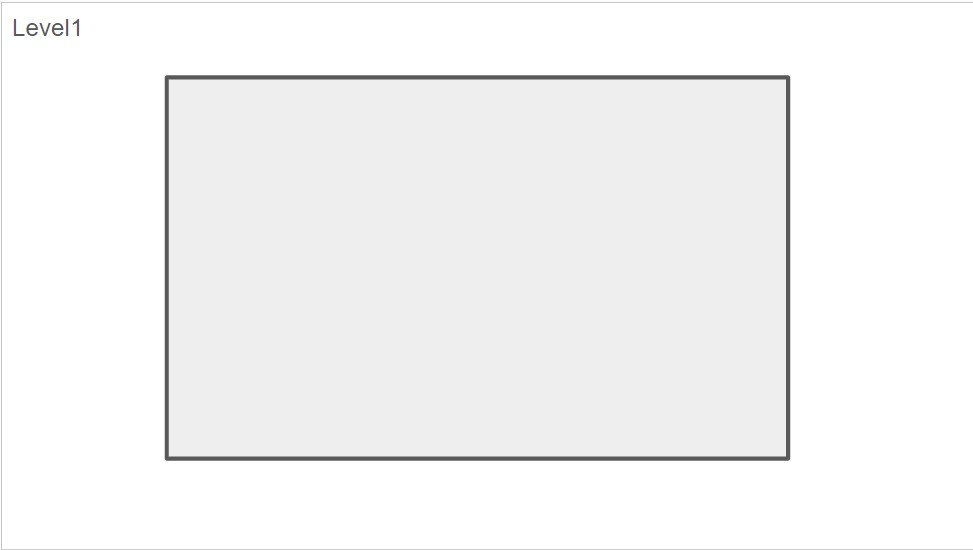
#> input picture src/advance_confirmation/level1/img/off.jpg, 973 x 550 px
$ python run.py
#> lines starting #> are read from the running program, lines starting #| are printed output that depends on the picture; after the words box and inside, x2 and y2 are one past the last pixel; in counts of white or black regions, pixels touching at a corner belong together
# %%
import cv2
import numpy as np
import matplotlib.pyplot as plt

"""
このスクリプトは、画像中の黒い四角の中に赤いドットがあるかどうかを判定するためのものです。
画像を読み込み、グレースケール変換、エッジ検出、輪郭抽出を行い、最大の四角形を特定します。
次に、その四角形の中に赤いドットが含まれているかどうかをHSV色空間で検出します。
"""

def detect_red_dot(image_path):
    """
    黒い四角の中に赤いドットがあるか判定します
    """
#> called with image_path = './img/off.jpg'
    # 画像の読み込み
    image = cv2.imread(image_path)
#> image is the input picture: shape (550, 973, 3); mean B, G, R 244.6, 244.6, 244.6
    if image is None:
        raise ValueError(f"Image not found: {image_path}")

    # 画像の表示
    plt.imshow(cv2.cvtColor(image, cv2.COLOR_BGR2RGB))
    plt.title("Original Image")
    plt.show()

    # グレースケール変換
    gray = cv2.cvtColor(image, cv2.COLOR_BGR2GRAY)

    # グレースケール画像の表示
    plt.imshow(gray, cmap="gray")
    plt.title("Grayscale Image")
    plt.show()

    # エッジ検出
    edges = cv2.Canny(gray, 50, 150)
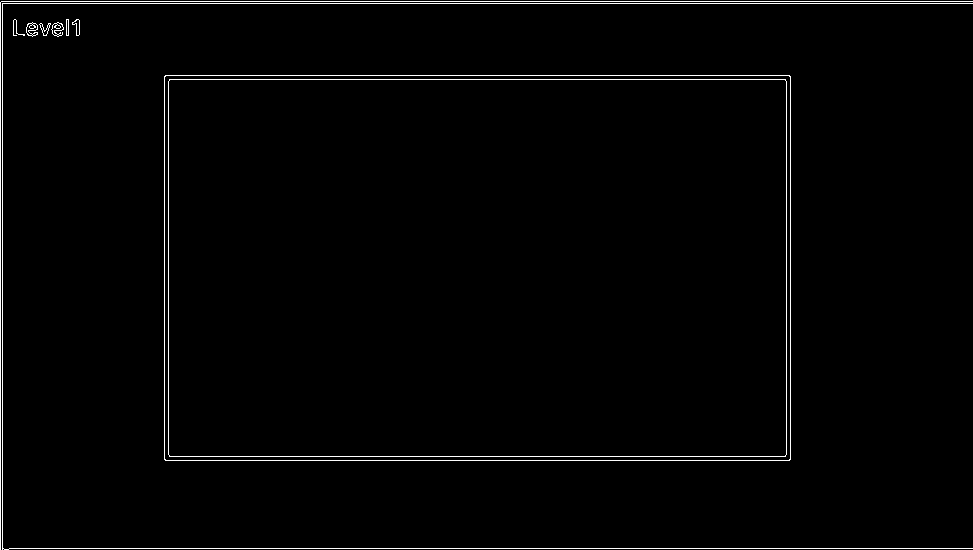
#> edges: shape (550, 973); 1.6% white in thin lines or dots

    # エッジ画像の表示
    plt.imshow(edges, cmap="gray")
    plt.title("Edge Detection")
    plt.show()

    # 輪郭の検出
    contours, _ = cv2.findContours(edges, cv2.RETR_TREE, cv2.CHAIN_APPROX_SIMPLE)
#> contours = 26 contours, 12 with area under 20; largest, box (x1, y1, x2, y2) and area: (164, 75, 791, 461) 241008, (164, 75, 791, 461) 241002, (168, 79, 787, 457) 232980, (168, 79, 787, 457) 232978, (26, 22, 38, 37) 100

    # 最大の輪郭を探す
    max_contour = max(contours, key=cv2.contourArea)
#> max_contour = [[165, 75], [164, 76], [164, 459], [165, 460], [789, 460], [790, 459], [790, 76], [789, 75]]
    x, y, w, h = cv2.boundingRect(max_contour)
#> x = 164; y = 75; w = 627; h = 386

    # 四角の範囲を定義
    rect_top_left = (x, y)
#> rect_top_left = (164, 75)
    rect_bottom_right = (x + w, y + h)
#> rect_bottom_right = (791, 461)

    # 四角を描画して表示
    image_with_rect = image.copy()
    cv2.rectangle(image_with_rect, rect_top_left, rect_bottom_right, (0, 255, 0), 2)
#> image_with_rect: shape (550, 973, 3); 1.14% of pixels changed, all inside (x1, y1, x2, y2) = (163, 74, 793, 463)
    plt.imshow(cv2.cvtColor(image_with_rect, cv2.COLOR_BGR2RGB))
    plt.title("Detected Rectangle")
    plt.show()

    # HSV色空間に変換
    hsv = cv2.cvtColor(image, cv2.COLOR_BGR2HSV)
#> hsv: shape (550, 973, 3); mean H, S, V 0.4, 0, 244.6

    # HSV画像の表示
    plt.imshow(cv2.cvtColor(hsv, cv2.COLOR_HSV2RGB))
    plt.title("HSV Image")
    plt.show()

    # 赤色の範囲を定義
    lower_red = np.array([0, 100, 100])
    upper_red = np.array([10, 255, 255])

    # 赤色のマスクを作成
    mask = cv2.inRange(hsv, lower_red, upper_red)
#> mask: shape (550, 973); every value is 0

    # マスク画像の表示
    plt.imshow(mask, cmap="gray")
    plt.title("Red Mask")
    plt.show()

    # 四角の範囲内に赤点があるかどうかを判定
    red_in_rect = False
    for y in range(rect_top_left[1], rect_bottom_right[1]):
        for x in range(rect_top_left[0], rect_bottom_right[0]):
            if mask[y, x] > 0:
                red_in_rect = True
                break
        if red_in_rect:
            break

    # 結果を表示
    if red_in_rect:
        print("true__枠内に赤点あり")
    else:
        print("false__枠内に赤点なし")

    # 四角を描画して表示
    cv2.rectangle(image, rect_top_left, rect_bottom_right, (0, 255, 0), 2)
    plt.imshow(cv2.cvtColor(image, cv2.COLOR_BGR2RGB))
    plt.title("Final Result")
    plt.show()


# 画像ファイルのパスを指定して関数を実行
detect_red_dot("./img/off.jpg")
detect_red_dot("./img/off_2.jpg")
#> call 2 of detect_red_dot, with image_path = './img/off_2.jpg'
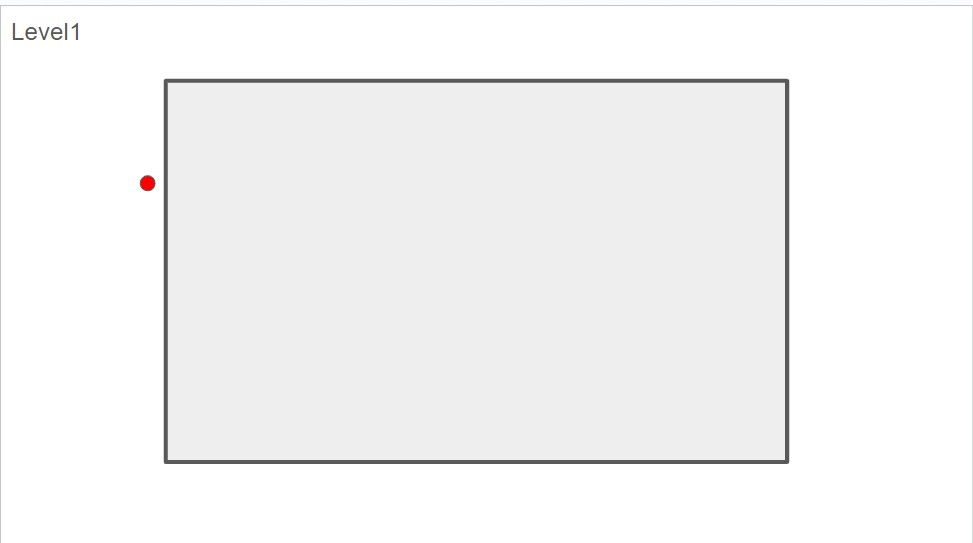
#> input picture src/advance_confirmation/level1/img/off_2.jpg, 973 x 543 px
#> in detect_red_dot, image is the input picture: shape (543, 973, 3); mean B, G, R 244.5, 244.5, 244.6
#> in detect_red_dot (call 2), `edges = cv2.Canny(gray, 50, 150)`: edges: shape (543, 973); 1.4% white in thin lines or dots
#> in detect_red_dot (call 2), `contours, _ = cv2.findContours(edges, cv2.RETR_TREE, cv2.CHAIN_APPROX_..`: contours = 31 contours, 15 with area under 20; largest, box (x1, y1, x2, y2) and area: (163, 78, 790, 465) 241000, (163, 78, 790, 465) 240998, (167, 82, 786, 461) 233225, (167, 82, 786, 461) 233224, (139, 175, 156, 192) 196
#> in detect_red_dot (call 2), `max_contour = max(contours, key=cv2.contourArea)`: max_contour = contour of 19 points, box (x1, y1, x2, y2) (163, 78, 790, 465), area 241000
#> in detect_red_dot (call 2), `x, y, w, h = cv2.boundingRect(max_contour)`: x = 163; y = 78; h = 387
#> in detect_red_dot (call 2), `rect_top_left = (x, y)`: rect_top_left = (163, 78)
#> in detect_red_dot (call 2), `rect_bottom_right = (x + w, y + h)`: rect_bottom_right = (790, 465)
#> in detect_red_dot (call 2), `cv2.rectangle(image_with_rect, rect_top_left, rect_bottom_right, (0, 2..`: image_with_rect: shape (543, 973, 3); 1.15% of pixels changed, all inside (x1, y1, x2, y2) = (162, 77, 792, 467)
#> in detect_red_dot (call 2), `hsv = cv2.cvtColor(image, cv2.COLOR_BGR2HSV)`: hsv: shape (543, 973, 3); mean H, S, V 2.3, 0.2, 244.6
#> in detect_red_dot (call 2), `mask = cv2.inRange(hsv, lower_red, upper_red)`: mask: shape (543, 973); 0.03% white; 1 white region, box (x1, y1, x2, y2) and area: (140, 176, 155, 191) 140
detect_red_dot("./img/on.jpg")
#> call 3 of detect_red_dot, with image_path = './img/on.jpg'
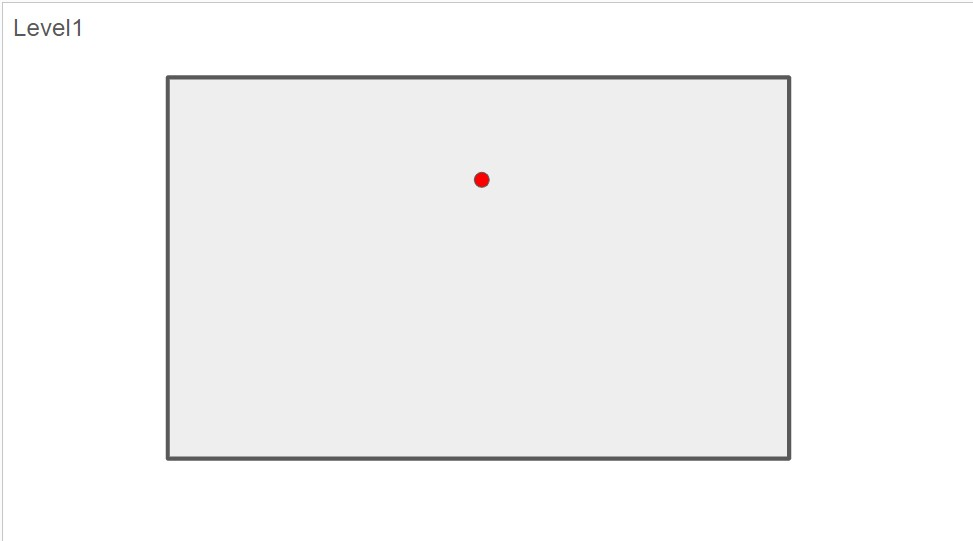
#> input picture src/advance_confirmation/level1/img/on.jpg, 973 x 541 px
#> in detect_red_dot, image is the input picture: shape (541, 973, 3); mean B, G, R 244.5, 244.5, 244.5
#> in detect_red_dot (call 3), `edges = cv2.Canny(gray, 50, 150)`:
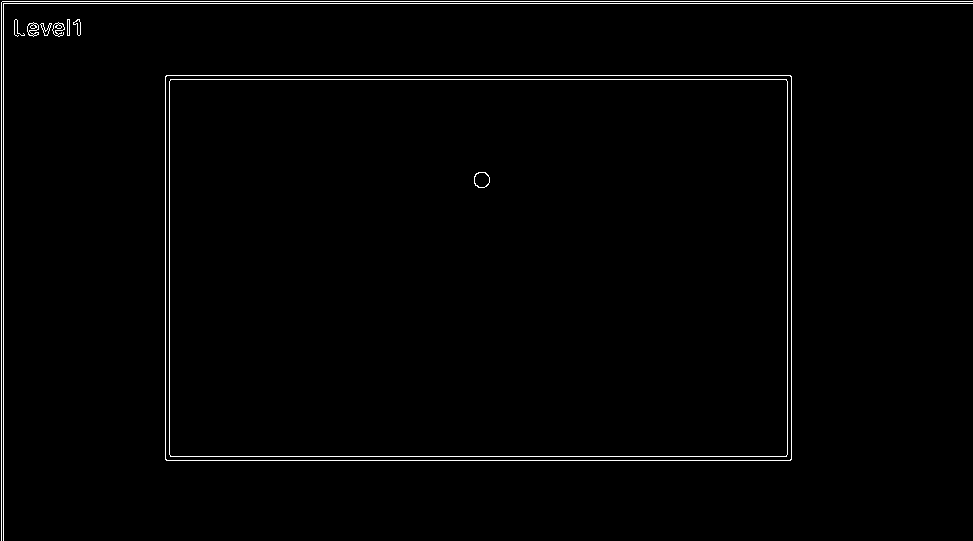
#> edges: shape (541, 973); 1.4% white in thin lines or dots
#> in detect_red_dot (call 3), `contours, _ = cv2.findContours(edges, cv2.RETR_TREE, cv2.CHAIN_APPROX_..`: contours = 29 contours, 13 with area under 20; largest, box (x1, y1, x2, y2) and area: (165, 75, 792, 461) 241008, (165, 75, 792, 461) 241002, (169, 79, 788, 457) 232980, (169, 79, 788, 457) 232978, (474, 172, 490, 188) 192
#> in detect_red_dot (call 3), `max_contour = max(contours, key=cv2.contourArea)`: max_contour = [[166, 75], [165, 76], [165, 459], [166, 460], [790, 460], [791, 459], [791, 76], [790, 75]]
#> in detect_red_dot (call 3), `x, y, w, h = cv2.boundingRect(max_contour)`: x = 165; y = 75; h = 386
#> in detect_red_dot (call 3), `rect_top_left = (x, y)`: rect_top_left = (165, 75)
#> in detect_red_dot (call 3), `rect_bottom_right = (x + w, y + h)`: rect_bottom_right = (792, 461)
#> in detect_red_dot (call 3), `cv2.rectangle(image_with_rect, rect_top_left, rect_bottom_right, (0, 2..`: image_with_rect: shape (541, 973, 3); 1.15% of pixels changed, all inside (x1, y1, x2, y2) = (164, 74, 794, 463)
#> in detect_red_dot (call 3), `hsv = cv2.cvtColor(image, cv2.COLOR_BGR2HSV)`: hsv: shape (541, 973, 3); mean H, S, V 0.6, 0.1, 244.5
#> in detect_red_dot (call 3), `mask = cv2.inRange(hsv, lower_red, upper_red)`: mask: shape (541, 973); 0.02% white; 2 white regions (1 under 20 px), largest, box (x1, y1, x2, y2) and area: (474, 172, 489, 188) 125
detect_red_dot("./img/on_2.jpg")
#> call 4 of detect_red_dot, with image_path = './img/on_2.jpg'
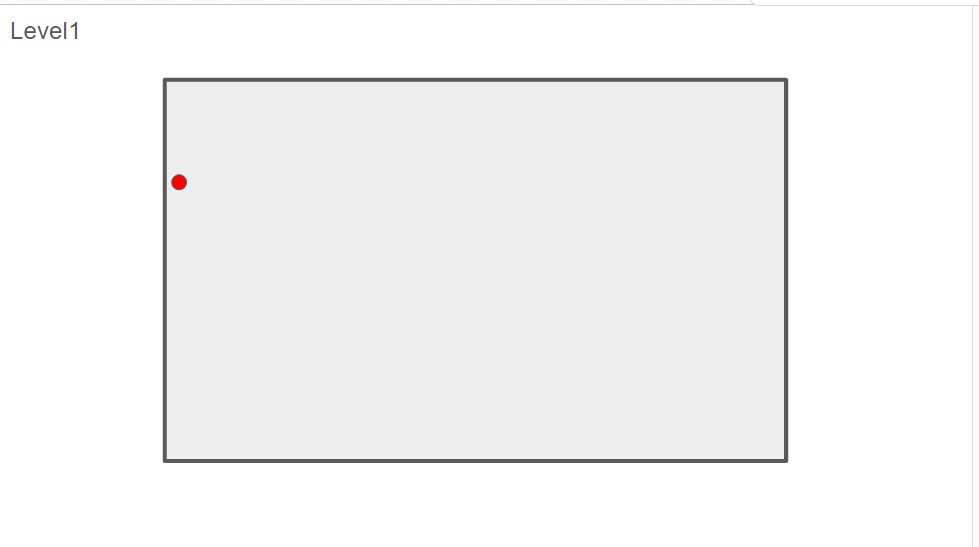
#> input picture src/advance_confirmation/level1/img/on_2.jpg, 979 x 547 px
#> in detect_red_dot, image is the input picture: shape (547, 979, 3); mean B, G, R 244.7, 244.7, 244.8
#> in detect_red_dot (call 4), `edges = cv2.Canny(gray, 50, 150)`:
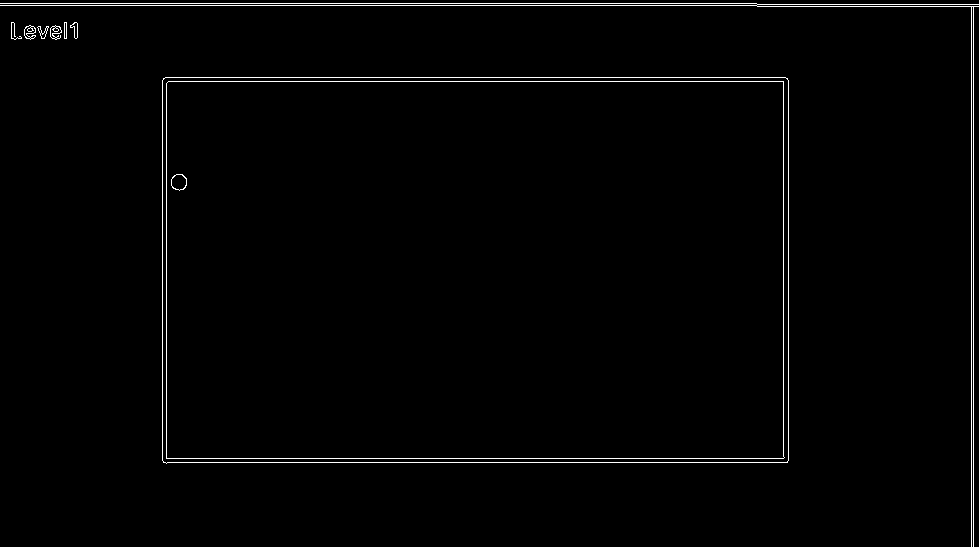
#> edges: shape (547, 979); 1.4% white in thin lines or dots
#> in detect_red_dot (call 4), `contours, _ = cv2.findContours(edges, cv2.RETR_TREE, cv2.CHAIN_APPROX_..`: contours = 27 contours, 11 with area under 20; largest, box (x1, y1, x2, y2) and area: (162, 77, 789, 464) 241000, (162, 77, 789, 464) 240998, (166, 81, 785, 459) 232608, (166, 81, 785, 459) 232607, (171, 174, 187, 191) 196
#> in detect_red_dot (call 4), `max_contour = max(contours, key=cv2.contourArea)`: max_contour = contour of 19 points, box (x1, y1, x2, y2) (162, 77, 789, 464), area 241000
#> in detect_red_dot (call 4), `x, y, w, h = cv2.boundingRect(max_contour)`: x = 162; y = 77; h = 387
#> in detect_red_dot (call 4), `rect_top_left = (x, y)`: rect_top_left = (162, 77)
#> in detect_red_dot (call 4), `rect_bottom_right = (x + w, y + h)`: rect_bottom_right = (789, 464)
#> in detect_red_dot (call 4), `cv2.rectangle(image_with_rect, rect_top_left, rect_bottom_right, (0, 2..`:
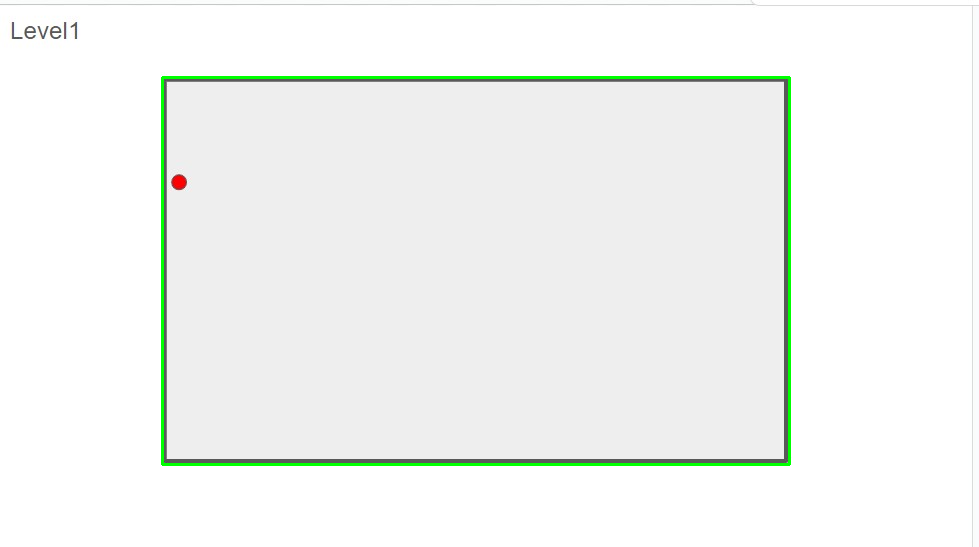
#> image_with_rect: shape (547, 979, 3); 1.14% of pixels changed, all inside (x1, y1, x2, y2) = (161, 76, 791, 466)
#> in detect_red_dot (call 4), `hsv = cv2.cvtColor(image, cv2.COLOR_BGR2HSV)`: hsv: shape (547, 979, 3); mean H, S, V 2.1, 0.2, 244.8
#> in detect_red_dot (call 4), `mask = cv2.inRange(hsv, lower_red, upper_red)`: mask: shape (547, 979); 0.02% white; 3 white regions (2 under 20 px), largest, box (x1, y1, x2, y2) and area: (172, 175, 187, 190) 113

# %%
